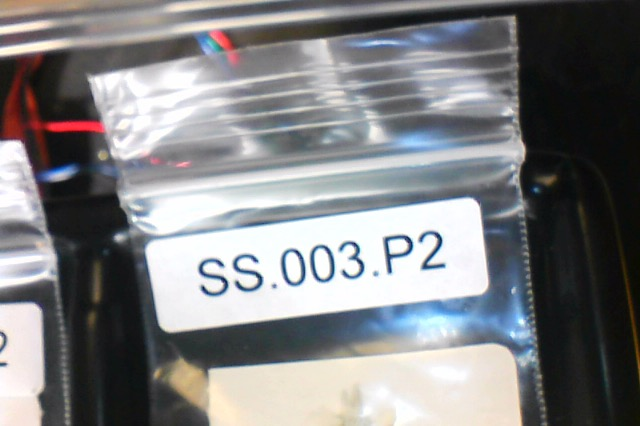
#> input picture s1.jpg, 640 x 426 px, found by its file name
$ python mk2Camera.py
#> lines starting #> are read from the running program, lines starting #| are printed output that depends on the picture; after the words box and inside, x2 and y2 are one past the last pixel; in counts of white or black regions, pixels touching at a corner belong together
import os

import numpy as np
import cv2
import pytesseract
import re

# Purely for review/debug. Takes 2 or 4 images, returns a composite for easy viewing
# [91 lines left out: functions quadView, standardize, processDirt, findColor, processColor, not called in this run]


# Wrapper to run a full process
# trying to find sticker
def processFrame(img):
    ret, process, angled, match, text, label = findSticker(img)
    ret = standardize(img, ret)
    process = standardize(img, process)
    angled = standardize(img, angled)
    return quadView(img, ret, process, angled), label


def showImage(img):
    cv2.imshow("Display", img)
    cv2.waitKey()


# Regex search. Currently set to find (any three alphabetic).(any 4 alphanumeric).(any 4 alphanumeric)
# This could probably be made more specific for current (2020/03/16) tests
# If you're using multiple formats, include them in an if else loop.
# [15 lines left out: function matchLabel, not called in this run]


# Pytesseract wrapper. Takes a gray image, outputs found text, whether it matched the standard, and what the matching text was
def ocr(grayIm):
    label = ""
    # Pytesseract location
    # TODO RTODO
    # pytesseract.pytesseract.tesseract_cmd = (
    #     r"C:\Program Files\Tesseract-OCR\tesseract.exe"
    # )
    # Config option only allows alphanumeric characters or periods. If you use extra characters, add them here
    text = pytesseract.image_to_string(
        grayIm,
        config="-c tessedit_char_whitelist=0123456789ABCDEFGHIJKLMNOPQRSTUVWXYZ.",
    )
    match = matchLabel(text)
    if match:
        label = match.group(0)
    return text, label, match


# For testing. Obsolete
def collectImage(target, file=True):
    if file:
        ref = cv2.imread(target)
    else:
        ref = target
    grey = cv2.cvtColor(ref, cv2.COLOR_BGR2GRAY)
    thresh = cv2.threshold(grey, 10, 255, cv2.THRESH_BINARY_INV)[1]
    refContours, heirarchy = cv2.findContours(
        thresh.copy(), cv2.RETR_EXTERNAL, cv2.CHAIN_APPROX_SIMPLE
    )
    return ref, thresh, refContours, heirarchy


# Helper. Returns slightly expanded size and center of rectangle
def getBoxChars(rect):
    xSpan = rect[2]
    ySpan = rect[3]
    xCenter = rect[0] + xSpan / 2
    yCenter = rect[1] + ySpan / 2
    return (int(xSpan) + 20, int(ySpan) + 20), (int(xCenter), int(yCenter))


# Takes a binarized image and target sizes. The binarized image is searched for
# contours- the largest is assumed to be the tape, if it matches the target sizes.
# [21 lines left out: function idTape, not called in this run]


# Takes a denoised image and a raw image. Locates the label, then returns a
# scaled, cropped, and rotated subregion containing only the label, held
# horizontally.
def correctAngle(pImg, rawImg, sub=True):
    refContours, heirarchy = cv2.findContours(
        pImg, cv2.RETR_TREE, cv2.CHAIN_APPROX_NONE
    )
    biggest = 0
    tAngle = 0
    tContour = 0
    tRect = None
    fContour = None
    temp = rawImg.copy()
    for i in range(len(refContours)):
        c = refContours[i]
        area = cv2.contourArea(c)
        per = cv2.arcLength(c, False)
        # removing children inside of label
        # Only check contours with no children that aren't too large
        if -1 == heirarchy[0][i][2] and per < 1500:
            rect, size = boxContour(c)
            x, y, w, h, _ = rect
            # Pick the largest that has vaguely correct proportions
            if biggest < size and (w / h) > 3:  # label shaped
                biggest = size
                tAngle = rect[4]
                tRect = rect
                fContour = c
    if tRect is not None:
        # Take the rectangle. Add it to the process image
        tSize, tCenter = getBoxChars(tRect)
        process = pImg.copy()
        x, y, w, h, _ = tRect
        cv2.rectangle(process, (x, y), (x + w, y + h), (255, 0, 0))
        # Rotate the image so the rectangle is horizontal
        # dont make it upside down
        if tAngle < -45:
            tAngle += 90
        M = cv2.getRotationMatrix2D(tCenter, tAngle, 1)
        dims = rawImg.shape
        rows = dims[0]
        cols = dims[1]
        rotated = cv2.warpAffine(rawImg, M, (cols, rows), 1)
        # Return the rotated region of interest
        if sub:
            rotated = cv2.getRectSubPix(rotated, tSize, tCenter)
            return process, rotated
        else:
            return process, rotated, tCenter
    # Only reached if no lable is found
    return pImg, rawImg


# Should be findLabel, but what can you do. Takes an image, processes it to
# remove noise, and then searches it for the label and the label for text
# TODO: add better explanation, clean out old code.
# filter glare and noise
def findSticker(img):
    smallKernel = cv2.getStructuringElement(cv2.MORPH_RECT, (3, 3))
    tinyKernel = cv2.getStructuringElement(cv2.MORPH_RECT, (2, 2))
    squareKernel = cv2.getStructuringElement(cv2.MORPH_RECT, (40, 20))
    blur = cv2.bilateralFilter(img, 9, 225, 175)
    ret = cv2.adaptiveThreshold(
        blur[:, :, 1], 255, cv2.ADAPTIVE_THRESH_GAUSSIAN_C, cv2.THRESH_BINARY, 25, 3
    )
    ret = cv2.dilate(ret, smallKernel, iterations=1)
    # cv2.imshow("1D", ret)
    ret = cv2.dilate(ret, tinyKernel, iterations=1)
    # cv2.imshow("2D", ret)
    ret = cv2.erode(ret, squareKernel, iterations=1)
    ret = cv2.erode(ret, tinyKernel, iterations=1)
    # cv2.imshow("Erosion", ret)
    # cv2.waitKey()
    """cv2.imshow("Binary", ret)
  cv2.waitKey()"""
    # ret = cv2.dilate(ret, squareKernel, iterations=2)
    # ret = cv2.erode(ret, squareKernel, iterations=2)
    # ret = cv2.morphologyEx(ret, cv2.MORPH_CLOSE, squareKernel, iterations=1)
    # edge finding
    ret = cv2.Canny(ret, 100, 200)
    gaus = cv2.GaussianBlur(blur, (9, 9), 10)
    unsharp = cv2.addWeighted(blur, 4, gaus, -3, 0)
    # tries to straighten relative to camera
    process, angled = correctAngle(ret, unsharp)
    if angled is not None:
        text, label, match = ocr(angled)
        # print(text, match==None)
        return ret, process, angled, match, text, label
    else:
        return ret, blur, blur, False, "", ""


# Takes a contour, returns the largest square that can fit inside it
# TODO: clarify, possibly remove
def boxContour(c):
    rect = cv2.minAreaRect(c)
    epsilon = 0.01 * cv2.arcLength(c, True)
    pts = cv2.approxPolyDP(c, epsilon, True)
    x, y, w, h = cv2.boundingRect(pts)
    box = cv2.boxPoints(rect)
    box = np.int0(box)
    area = cv2.contourArea(box)
    rect = (x, y, w, h, rect[2])
    # cv2.rectangle(img, (x,y), (x+w,y+h), (255,0,0))
    return rect, area


# For testing.
def defaultRun():
    vals = collectImage(os.path.join("test_data", "s1.jpg"))
#> in collectImage, ref is the input picture: shape (426, 640, 3); mean B, G, R 131, 129, 128.4
#> in collectImage, `thresh = cv2.threshold(grey, 10, 255, cv2.THRESH_BINARY_INV)[1]`:
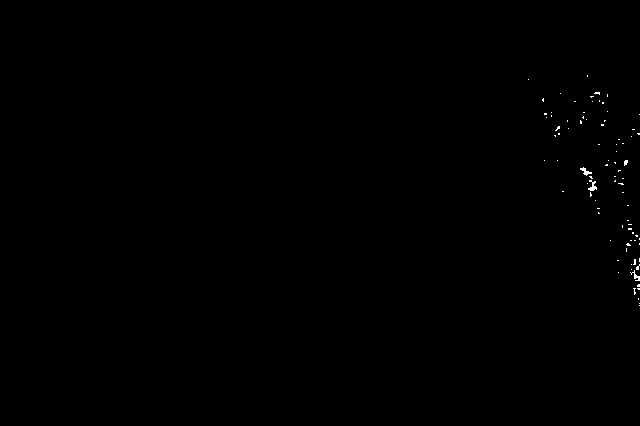
#> thresh: shape (426, 640); 0.16% white in thin lines or dots, all inside (x1, y1, x2, y2) = (528, 75, 640, 306)
#> in collectImage, `refContours, heirarchy = cv2.findContours( thresh.copy(), cv2.RETR_EXT..`: refContours = 85 contours, 83 with area under 20; largest, box (x1, y1, x2, y2) and area: (588, 180, 597, 191) 32, (580, 167, 592, 176) 28
    cv2.imshow("t", processFrame(vals[0])[0])
#> in findSticker, `ret = cv2.adaptiveThreshold( blur[:, :, 1], 255, cv2.ADAPTIVE_THRESH_G..`: ret: shape (426, 640); 69.7% white; 153 black regions (84 under 20 px), largest, box (x1, y1, x2, y2) and area: (0, 4, 578, 426) 25603, (88, 172, 532, 426) 18381, (129, 157, 513, 217) 4425
#> in findSticker, `ret = cv2.dilate(ret, smallKernel, iterations=1)`: ret: shape (426, 640); 78.7% white; 111 black regions (35 under 20 px), largest, box (x1, y1, x2, y2) and area: (0, 5, 576, 426) 14669, (90, 173, 520, 426) 10234, (176, 158, 511, 195) 3022
#> in findSticker, `ret = cv2.dilate(ret, tinyKernel, iterations=1)`:
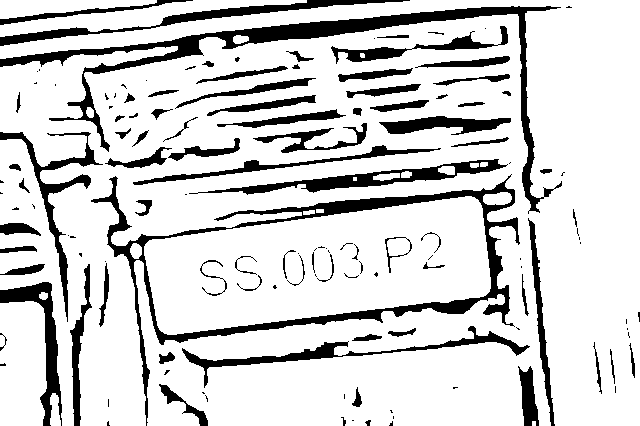
#> ret: shape (426, 640); 82.8% white; 137 black regions (60 under 20 px), largest, box (x1, y1, x2, y2) and area: (91, 174, 520, 426) 8409, (0, 6, 562, 214) 8148, (189, 159, 508, 195) 2509
#> in findSticker, `ret = cv2.erode(ret, squareKernel, iterations=1)`: ret: shape (426, 640); 17.5% white; 21 white regions (6 under 20 px), largest, box (x1, y1, x2, y2) and area: (546, 0, 640, 426) 25484, (228, 355, 504, 426) 11847, (166, 210, 471, 322) 6531
#> in findSticker, `ret = cv2.erode(ret, tinyKernel, iterations=1)`:
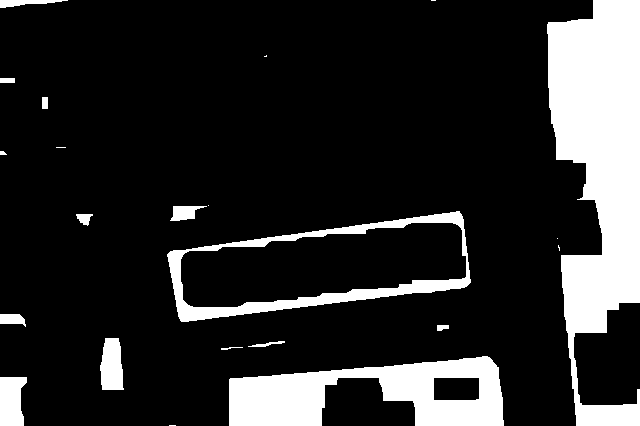
#> ret: shape (426, 640); 16.7% white; 22 white regions (7 under 20 px), largest, box (x1, y1, x2, y2) and area: (547, 0, 640, 426) 24847, (229, 356, 504, 426) 11387, (167, 211, 471, 322) 5746
#> in findSticker, `ret = cv2.Canny(ret, 100, 200)`: ret: shape (426, 640); 1.3% white in thin lines or dots
#> in findSticker, `gaus = cv2.GaussianBlur(blur, (9, 9), 10)`:
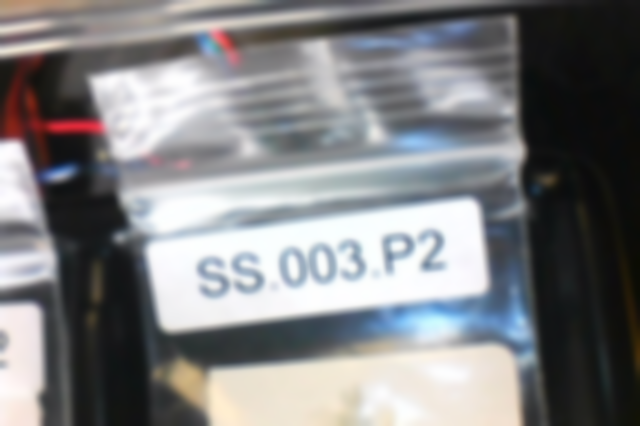
#> gaus: shape (426, 640, 3); mean B, G, R 131, 129, 128.4
#> in findSticker, `unsharp = cv2.addWeighted(blur, 4, gaus, -3, 0)`:
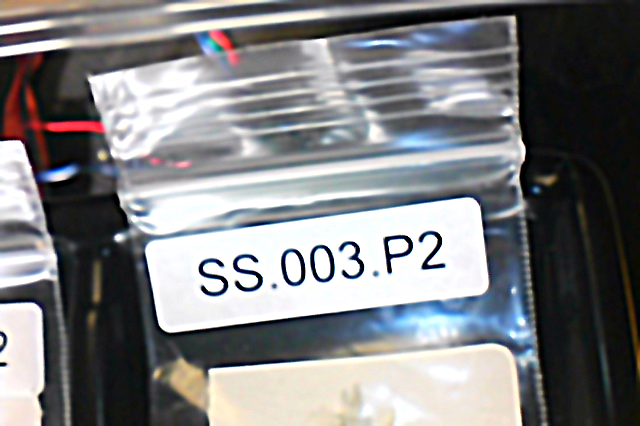
#> unsharp: shape (426, 640, 3); mean B, G, R 129.7, 127.6, 126.9
#> in correctAngle, `refContours, heirarchy = cv2.findContours( pImg, cv2.RETR_TREE, cv2.CH..`: refContours = 39 contours, 28 with area under 20; largest, box (x1, y1, x2, y2) and area: (99, 337, 124, 390) 1014, (99, 337, 124, 390) 1014, (433, 377, 479, 400) 986, (433, 377, 479, 400) 985, (76, 213, 93, 226) 130
#> the loop in correctAngle, `for i in range(len(refContours)):` made 39 passes
#> (per, epsilon in boxContour, x, y, w, h, box in boxContour) on pass 6: (782.1, 7.83, 228, 355, 276, 71, [[503, 425], [228, 425], [228, 355], [503, 355]])
#> (per, rect, epsilon in boxContour, pts in boxContour, x, y, w) on pass 39: (138.8, (0, 0, 68, 8, -5.57), 1.4, [[67, 0], [0, 7]], 0, 0, 68)
#> after the loop in correctAngle, `for i in range(len(refContours)):`: biggest = 19250; fContour = contour of 750 points, box (x1, y1, x2, y2) (228, 355, 504, 426), area 6; tAngle = -90
#> in getBoxChars, `xSpan = rect[2]`: xSpan = 276
#> in getBoxChars, `ySpan = rect[3]`: ySpan = 71
#> in getBoxChars, `xCenter = rect[0] + xSpan / 2`: xCenter = 366
#> in getBoxChars, `yCenter = rect[1] + ySpan / 2`: yCenter = 390.5
#> in correctAngle, `tSize, tCenter = getBoxChars(tRect)`: tSize = (296, 91); tCenter = (366, 390)
#> in correctAngle, `x, y, w, h, _ = tRect`: x = 228; y = 355; w = 276; h = 71
#> in correctAngle, `cv2.rectangle(process, (x, y), (x + w, y + h), (255, 0, 0))`:
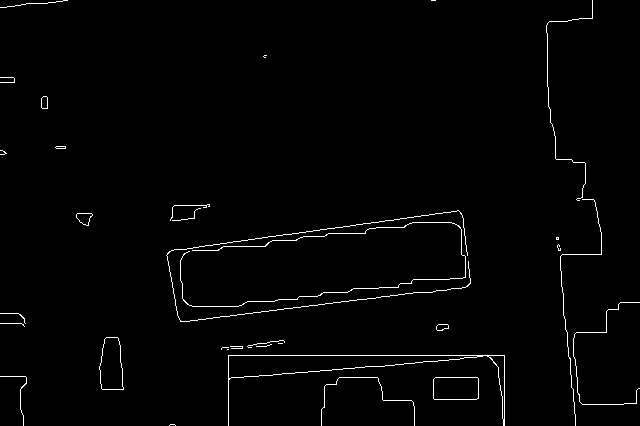
#> process: shape (426, 640); 1.5% white in thin lines or dots
#> in correctAngle, `tAngle += 90`: tAngle = 0
#> in correctAngle, `M = cv2.getRotationMatrix2D(tCenter, tAngle, 1)`: M = [[1, 0, 0], [0, 1, 0]]
#> in correctAngle, `rotated = cv2.getRectSubPix(rotated, tSize, tCenter)`:
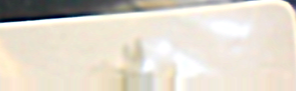
#> rotated: shape (91, 296, 3); mean B, G, R 203.3, 215.5, 222.6
#> (the call stopped at in ocr, `text = pytesseract.image_to_string( grayIm, config="-c tessedit_char_w..`: pytesseract is not available in this run)
    cv2.waitKey()
    """for i in range(1,8):
    target = os.path.join("test_data", 's'+str(i)+".jpeg")
    vals = collectImage(target)
    findSticker(vals[0])"""


if __name__ == "__main__":
    defaultRun()
